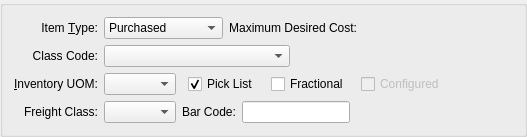
    <widget class="QGroupBox" name="_itemGroup">
     <property name="sizePolicy">
      <sizepolicy hsizetype="Expanding" vsizetype="Preferred">
       <horstretch>0</horstretch>
       <verstretch>0</verstretch>
      </sizepolicy>
     </property>
     <property name="title">
      <string/>
     </property>
     <layout class="QGridLayout">
      <item row="0" column="0">
       <layout class="QHBoxLayout">
        <item>
         <layout class="QGridLayout">
          <item row="0" column="0">
           <widget class="QLabel" name="_itemTypeLit">
            <property name="text">
             <string>Item &amp;Type:</string>
            </property>
            <property name="alignment">
             <set>Qt::AlignRight|Qt::AlignTrailing|Qt::AlignVCenter</set>
            </property>
            <property name="buddy">
             <cstring>_itemtype</cstring>
            </property>
           </widget>
          </item>
          <item row="0" column="1">
           <widget class="XComboBox" name="_itemtype">
            <item>
             <property name="text">
              <string>Purchased</string>
             </property>
            </item>
            <item>
             <property name="text">
              <string>Manufactured</string>
             </property>
            </item>
            <item>
             <property name="text">
              <string>Phantom</string>
             </property>
            </item>
            <item>
             <property name="text">
              <string>Reference</string>
             </property>
            </item>
            <item>
             <property name="text">
              <string>Costing</string>
             </property>
            </item>
            <item>
             <property name="text">
              <string>Tooling</string>
             </property>
            </item>
            <item>
             <property name="text">
              <string>Outside Process</string>
             </property>
            </item>
            <item>
             <property name="text">
              <string>Planning</string>
             </property>
            </item>
            <item>
             <property name="text">
              <string>Kit</string>
             </property>
            </item>
           </widget>
          </item>
          <item row="0" column="2" colspan="2">
           <widget class="QLabel" name="_maximumDesiredCostLit">
            <property name="text">
             <string>Maximum Desired Cost:</string>
            </property>
            <property name="alignment">
             <set>Qt::AlignRight|Qt::AlignTrailing|Qt::AlignVCenter</set>
            </property>
           </widget>
          </item>
          <item row="0" column="4" rowspan="2">
           <layout class="QVBoxLayout">
            <property name="spacing">
             <number>0</number>
            </property>
            <item>
             <widget class="CurrCluster" name="_maximumDesiredCost">
              <property name="sizePolicy">
               <sizepolicy hsizetype="Preferred" vsizetype="Fixed">
                <horstretch>0</horstretch>
                <verstretch>0</verstretch>
               </sizepolicy>
              </property>
              <property name="minimumSize">
               <size>
                <width>150</width>
                <height>0</height>
               </size>
              </property>
              <property name="format">
               <enum>CurrDisplay::PurchPrice</enum>
              </property>
              <property name="currencyEditable" stdset="0">
               <bool>false</bool>
              </property>
             </widget>
            </item>
            <item>
             <spacer>
              <property name="orientation">
               <enum>Qt::Vertical</enum>
              </property>
              <property name="sizeType">
               <enum>QSizePolicy::Expanding</enum>
              </property>
              <property name="sizeHint" stdset="0">
               <size>
                <width>20</width>
                <height>44</height>
               </size>
              </property>
             </spacer>
            </item>
           </layout>
          </item>
          <item row="1" column="0">
           <widget class="QLabel" name="_classcodeLit">
            <property name="text">
             <string>Class Code:</string>
            </property>
            <property name="alignment">
             <set>Qt::AlignRight|Qt::AlignTrailing|Qt::AlignVCenter</set>
            </property>
           </widget>
          </item>
          <item row="1" column="1" colspan="2">
           <widget class="XComboBox" name="_classcode">
            <property name="sizePolicy">
             <sizepolicy hsizetype="Expanding" vsizetype="Fixed">
              <horstretch>0</horstretch>
              <verstretch>0</verstretch>
             </sizepolicy>
            </property>
           </widget>
          </item>
          <item row="1" column="3">
           <spacer>
            <property name="orientation">
             <enum>Qt::Horizontal</enum>
            </property>
            <property name="sizeType">
             <enum>QSizePolicy::Preferred</enum>
            </property>
            <property name="sizeHint" stdset="0">
             <size>
              <width>16</width>
              <height>16</height>
             </size>
            </property>
           </spacer>
          </item>
          <item row="2" column="0">
           <widget class="QLabel" name="_inventoryUOMLit">
            <property name="text">
             <string>&amp;Inventory UOM:</string>
            </property>
            <property name="alignment">
             <set>Qt::AlignRight|Qt::AlignTrailing|Qt::AlignVCenter</set>
            </property>
            <property name="buddy">
             <cstring>_inventoryUOM</cstring>
            </property>
           </widget>
          </item>
          <item row="2" column="1" colspan="4">
           <layout class="QHBoxLayout">
            <property name="spacing">
             <number>12</number>
            </property>
            <item>
             <widget class="XComboBox" name="_inventoryUOM"/>
            </item>
            <item>
             <widget class="QCheckBox" name="_pickListItem">
              <property name="text">
               <string>Pick List</string>
              </property>
              <property name="checked">
               <bool>true</bool>
              </property>
             </widget>
            </item>
            <item>
             <widget class="QCheckBox" name="_fractional">
              <property name="text">
               <string>Fractional</string>
              </property>
             </widget>
            </item>
            <item>
             <widget class="QCheckBox" name="_configured">
              <property name="enabled">
               <bool>false</bool>
              </property>
              <property name="text">
               <string>Configured</string>
              </property>
             </widget>
            </item>
            <item>
             <spacer>
              <property name="orientation">
               <enum>Qt::Horizontal</enum>
              </property>
              <property name="sizeHint" stdset="0">
               <size>
                <width>16</width>
                <height>20</height>
               </size>
              </property>
             </spacer>
            </item>
           </layout>
          </item>
          <item row="3" column="0">
           <widget class="QLabel" name="_freightClassLit">
            <property name="text">
             <string>Freight Class:</string>
            </property>
            <property name="alignment">
             <set>Qt::AlignRight|Qt::AlignTrailing|Qt::AlignVCenter</set>
            </property>
           </widget>
          </item>
          <item row="3" column="1" colspan="4">
           <layout class="QHBoxLayout">
            <item>
             <widget class="XComboBox" name="_freightClass"/>
            </item>
            <item>
             <widget class="QLabel" name="_upcCodeLit">
              <property name="text">
               <string>Bar Code:</string>
              </property>
             </widget>
            </item>
            <item>
             <widget class="XLineEdit" name="_upcCode">
              <property name="sizePolicy">
               <sizepolicy hsizetype="Preferred" vsizetype="Fixed">
                <horstretch>0</horstretch>
                <verstretch>0</verstretch>
               </sizepolicy>
              </property>
              <property name="maximumSize">
               <size>
                <width>120</width>
                <height>32767</height>
               </size>
              </property>
             </widget>
            </item>
            <item>
             <spacer>
              <property name="orientation">
               <enum>Qt::Horizontal</enum>
              </property>
              <property name="sizeHint" stdset="0">
               <size>
                <width>0</width>
                <height>20</height>
               </size>
              </property>
             </spacer>
            </item>
           </layout>
          </item>
         </layout>
        </item>
        <item>
         <spacer>
          <property name="orientation">
           <enum>Qt::Horizontal</enum>
          </property>
          <property name="sizeHint" stdset="0">
           <size>
            <width>0</width>
            <height>10</height>
           </size>
          </property>
         </spacer>
        </item>
       </layout>
      </item>
     </layout>
    </widget>
